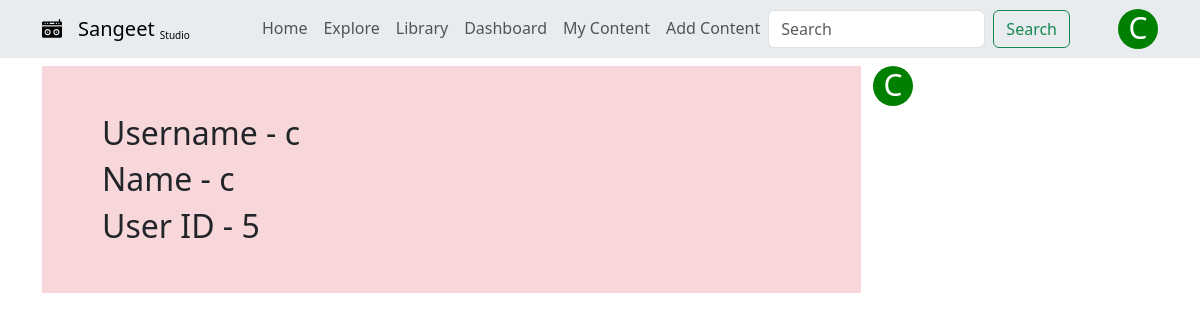
Screenshot of /profile (signed in) with the database file from the repository.
### sangeet/models.py (models this page shows)
class User(UserMixin, db.Model):
    id = db.Column(db.Integer, primary_key=True)
    user_name = db.Column(db.String(10), nullable=False, unique=True)
    first_name = db.Column(db.String(15), nullable=False)
    last_name = db.Column(db.String(15), default='')
    password = db.Column(db.String(20), nullable=False)
    role = db.Column(db.String(10), nullable=False)
    profile_pic_src = db.Column(db.String(50), nullable=True)
    __mapper_args__ = {
        'polymorphic_identity': 'user',
        'polymorphic_on': role
    }
    playlists = db.relationship('Playlist', back_populates='curator', cascade="all, delete")
    liked_tracks = db.relationship('Track', secondary=user_liked_tracks, back_populates='liked_by')

### sangeet/views/general.py (the view)
@bp.route('/profile')
def profile():
    return render_template('general/profile.html')

### sangeet/utils/configuration.py (called while the page is built)
def get_user_layout():
    user_role = current_user.role
    layout_paths = {
        'user' : 'layouts/user_layout.html',
        'creator' : 'layouts/creator_layout.html',
        'admin' : 'layouts/admin_layout.html',
    }
    return layout_paths.get(user_role)

def inject_user_data():
    return dict(
        t_var = f"this is a test variable mr. {current_user.first_name}",
        appropriate_layout = get_user_layout()
    )

### sangeet/templates/general/profile.html (shortened to what this page needs)
{% extends appropriate_layout %}
{% block main %}
<div class="container row mt-2">
    <div class="col-9 bg-danger-subtle">
        <ul class="list-unstyled m-5">
            <li class="h2">
                Username - {{current_user.user_name}}
            </li>
            <li class="h2">
                Name - {{current_user.first_name}} {{current_user.last_name}}
            </li>
            <li class="h2">
                User ID - {{current_user.id}}
            </li>
        </ul>
    </div>
    <div class="col-3" bg-danger-subtle>
        {% if current_user.profile_pic_src %}
            <img class="big-profile-picture" src="../../static/user_data/profile_picture/{{current_user.id}}.jpg" alt="Profile Picture">
        {% else %}
            <svg version="1.1"
            width="40" height="40"
            xmlns="http://www.w3.org/2000/svg">
            <circle cx="20" cy="20" r="20" fill="green" />
            <text x="20" y="30" font-size="30" text-anchor="middle" fill="white">{{current_user.first_name[0].upper()}}</text>
            </svg>
        {% endif %}
    </div>
</div>
{% endblock %}

### sangeet/templates/layouts/base_layout.html (shortened to what this page needs)
<!DOCTYPE html>
<html lang="en">
<head>
    <link href="https://cdn.jsdelivr.net/npm/bootstrap@5.3.2/dist/css/bootstrap.min.css" rel="stylesheet">
    <link rel="stylesheet" href="https://cdn.jsdelivr.net/npm/bootstrap-icons@1.11.2/font/bootstrap-icons.min.css">
    <link rel="stylesheet" href="../../static/css/general_custom.css">
</head>
<body>
    <nav class="navbar navbar-expand-sm bg-body-secondary nav-underline">
        {% block header %}
        <div class="container">
            <i class="navbar-brand bi bi-boombox-fill"></i>
            <a class="navbar-brand" href="/">Sangeet <sub style="font-size:50%;">{{user_type_navbrand_subscript}}</sub></a>
            <ul class="navbar-nav me-auto ms-5 mb-2 mb-lg-0">
                <li class="nav-item">
                    <a class="nav-link {{home_link}}" href="/home">Home</a>
                </li>
                <li class="nav-item">
                    <a class="nav-link {{explore_link}}" href="/explore">Explore</a>
                </li>
                <li class="nav-item">
                    <a class="nav-link {{library_link}}" href="/library">Library</a>
                </li>
                {% block extra_left_nav_options %}
                {% endblock extra_left_nav_options %}
            </ul>
            <form class="d-flex me-5" role="search">
                <input class="form-control me-2" type="search" placeholder="Search" aria-label="Search">
                <button class="btn btn-outline-success" type="submit">Search</button>
            </form>
            <div class="nav-item dropdown">
                {% if current_user.profile_pic_src %}
                    <img class="show-profile-pic nav-link text-white dropdown-toggle d-inline" data-bs-toggle="dropdown" href="#" role="button" src="../../static/user_data/profile_picture/{{current_user.id}}.jpg" alt="">
                {% else %}
                    <div class="nav-link text-white dropdown-toggle d-inline" data-bs-toggle="dropdown">
                        <svg version="1.1"
                        width="40" height="40"
                        xmlns="http://www.w3.org/2000/svg">
                        <circle cx="20" cy="20" r="20" fill="green" />
                        <text x="20" y="30" font-size="30" text-anchor="middle" fill="white">{{current_user.first_name[0].upper()}}</text>
                        </svg>
                    </div>
                {% endif %}
            </div>
        </div>
        {% endblock %}
    </nav>
    <main class="container mt-2">
        {% block main %}
        {% endblock %}
    </main>
</body>
</html>

### sangeet/static/css/general_custom.css (style rules this page uses)
.dropdown-toggle::after { display: none; }

### rows the page displays
User: first_name "C", user_name "c", first_name "c", id "5"

### other values shown
{{ user_type_navbrand_subscript }} "Studio"
